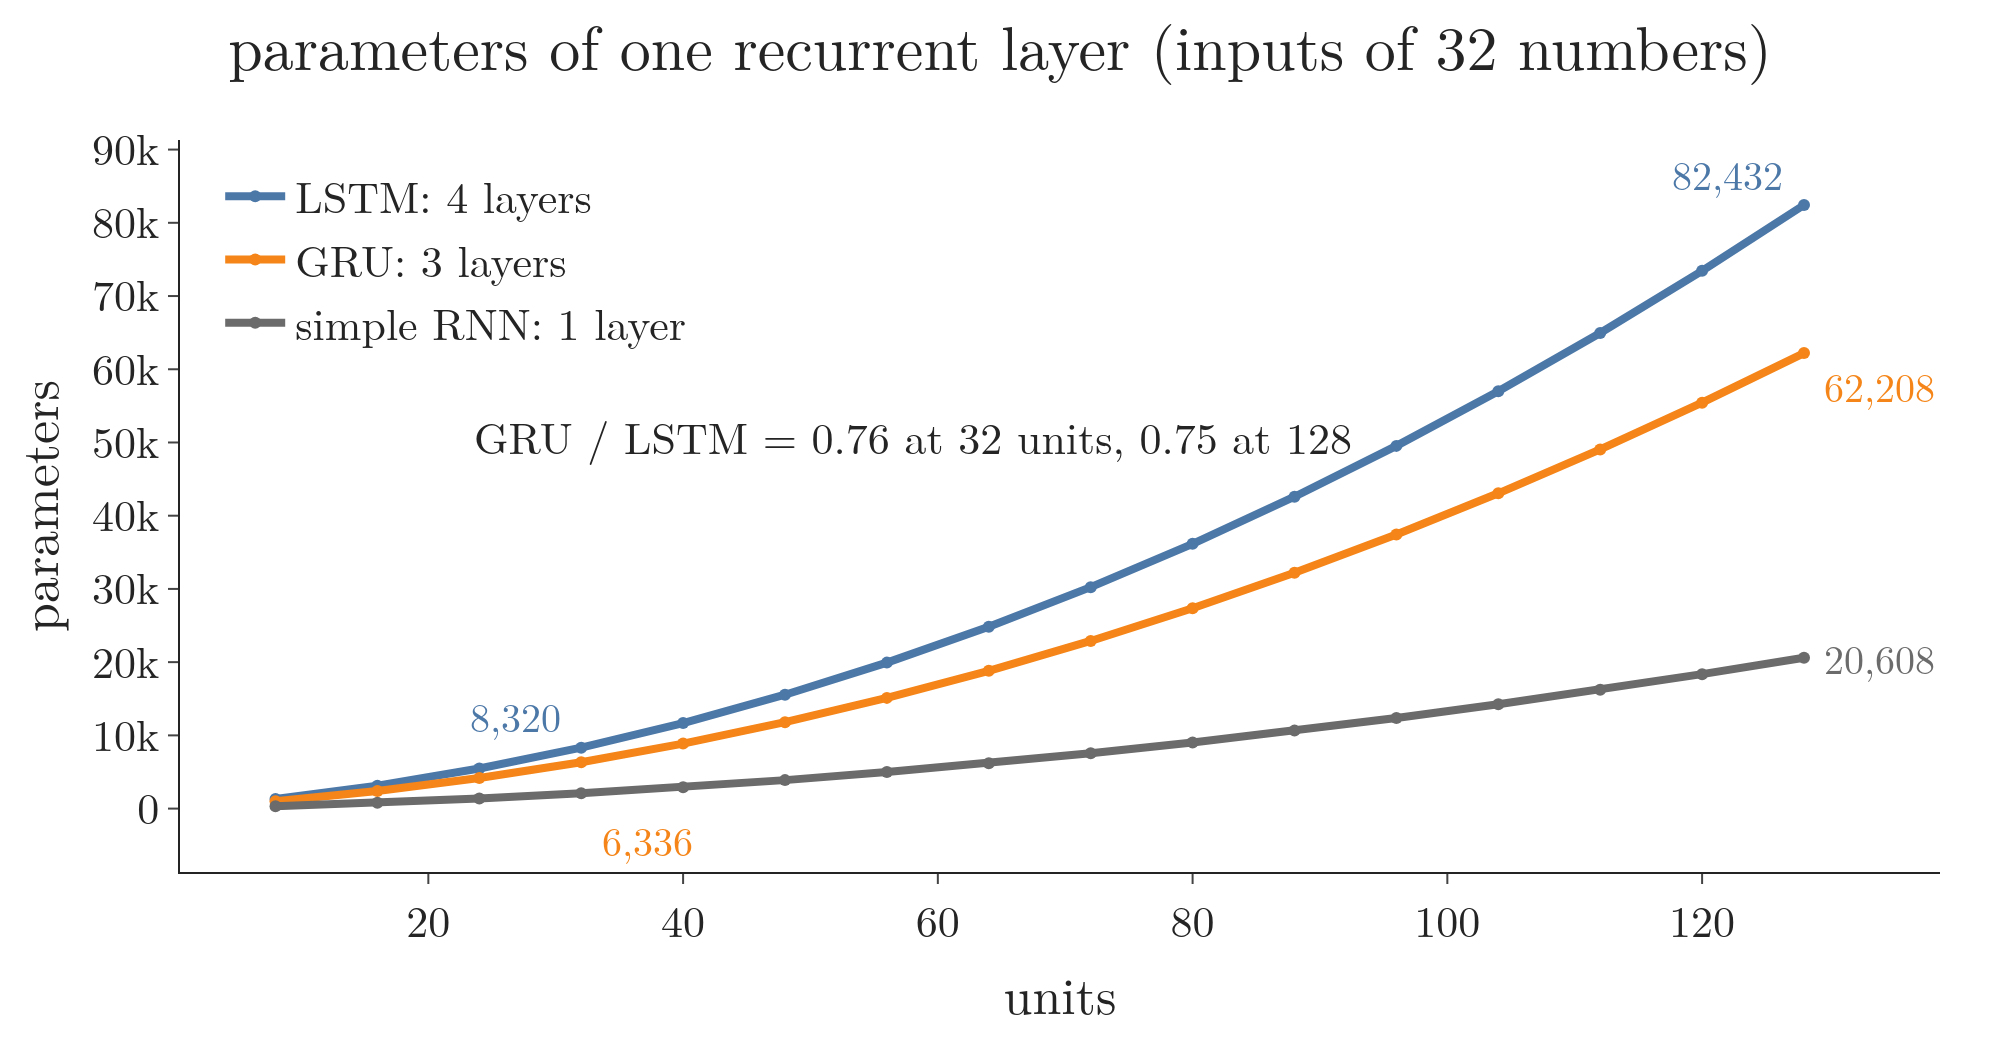

Recreate this plot in Python.
"""Section 3: an LSTM has four layers in its cell, a GRU three, a simple RNN one, so a GRU layer has about three quarters of the
parameters at every size. Parameter counts of the recurrent layer for 32-number inputs (the IMDB setup of section 9),
from the formulas of section 9.1 (Keras' default GRU, reset_after=True, has 2u biases per layer).
Run: python param_growth.py  -> param_growth.png (Plotly: counts changing with the number of units)"""
from pathlib import Path

import numpy as np
import plotly.graph_objects as go

from common import BLUE, GREY, ORANGE

HERE = Path(__file__).parent
lstm = lambda u, d: 4 * ((u + d) * u + u)
gru = lambda u, d: 3 * ((u + d) * u + 2 * u)                  # Keras default
gru_plain = lambda u, d: 3 * ((u + d) * u + u)                # reset_after=False
rnn = lambda u, d: (u + d) * u + u                            # simple RNN: one layer (Note 1056)
assert (lstm(4, 3), gru_plain(4, 3), gru(4, 3)) == (128, 96, 108)        # section 9.1
assert (lstm(32, 32), gru(32, 32)) == (8320, 6336)                      # section 9.2
units = np.arange(8, 129, 8)
L, G = lstm(units, 32), gru(units, 32)

fig = go.Figure()
fig.add_trace(go.Scatter(x=units, y=L, mode="lines+markers", name="LSTM: 4 layers", line=dict(color=BLUE, width=4)))
fig.add_trace(go.Scatter(x=units, y=G, mode="lines+markers", name="GRU: 3 layers", line=dict(color=ORANGE, width=4)))
fig.add_trace(go.Scatter(x=units, y=rnn(units, 32), mode="lines+markers", name="simple RNN: 1 layer",
                         line=dict(color=GREY, width=4)))
fig.add_annotation(x=128, y=rnn(128, 32), text=f"{rnn(128, 32):,}", showarrow=False, xanchor="left", xshift=8,
                   font=dict(color=GREY, size=20))
for u in (32, 128):
    for y, c, dy, side in ((lstm(u, 32), BLUE, 16, "right"), (gru(u, 32), ORANGE, -16, "left")):
        fig.add_annotation(x=u, y=y, text=f"{y:,}", showarrow=False, xanchor=side, xshift=-8 if side == "right" else 8,
                           yshift=dy * (2.4 if (u, dy) == (32, -16) else 1), font=dict(color=c, size=20))
fig.add_annotation(x=58, y=51000, showarrow=False, font=dict(size=22),
                   text=f"GRU / LSTM = {gru(32, 32) / lstm(32, 32):.2f} at 32 units, {gru(128, 32) / lstm(128, 32):.2f} at 128")
fig.update_layout(template="simple_white", width=1000, height=520, font=dict(family="Latin Modern Roman", size=22),
                  title=dict(text="parameters of one recurrent layer (inputs of 32 numbers)", x=0.5),
                  xaxis=dict(title="units"), yaxis=dict(title="parameters"), legend=dict(x=0.02, y=0.98),
                  margin=dict(l=90, r=30, t=70, b=60))

if __name__ == "__main__":
    fig.write_image(HERE / "param_growth.png", scale=2)
